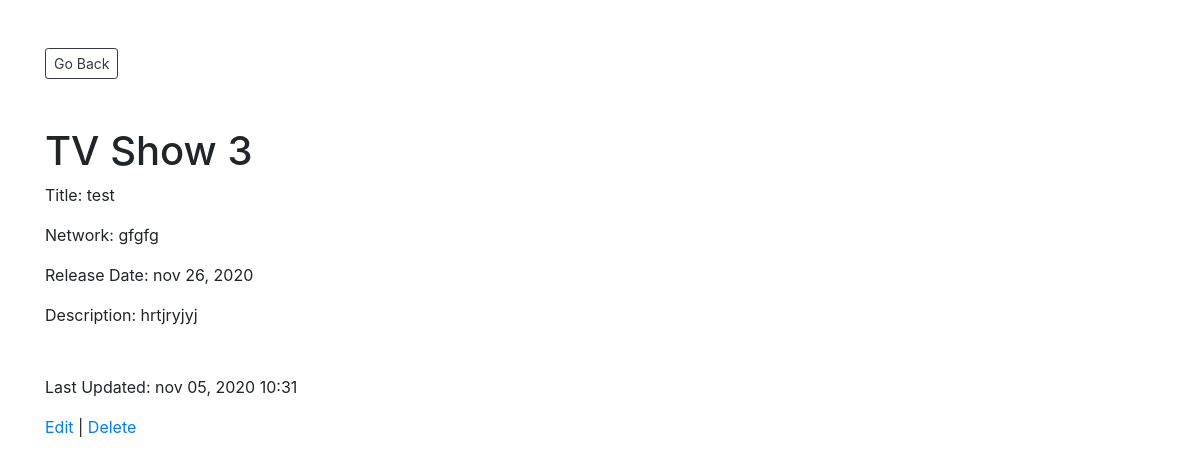
Screenshot of /shows/3 with the database file from the repository.
### shows_app/models.py (models this page shows, shortened)
class Show(models.Model):
    title = models.CharField(max_length=255)
    network = models.CharField(max_length=255)
    description = models.TextField()
    release_date = models.DateTimeField()
    created_at = models.DateTimeField(auto_now_add=True)
    updated_at = models.DateTimeField(auto_now=True)
    objects = ShowManager()

### shows_app/views.py (the view)
# urls.py: path('shows/<int:id>', views.showsView),
def showsView(request, id):
    show = Show.objects.get(id=id)
    context = {
        'show': show,
    }
    return render(request, 'show_view.html', context)

### shows_app/templates/show_view.html (shortened to what this page needs)
<!DOCTYPE html>
<html lang="en">
<head>
    <link rel="stylesheet" href="https://stackpath.bootstrapcdn.com/bootstrap/4.3.1/css/bootstrap.min.css"
>
</head>
<body>
    <div class="container">
        <div class=" mt-5">
            <a href="/"><button class="btn btn-sm btn-outline-dark">Go Back</button></a>
            <h1 class="mt-5">TV Show {{show.id}}</h1>
            <p>Title: {{ show.title}}</p>
            <p>Network: {{show.network}}</p>
            <p>Release Date: {{show.release_date|date:'b d, Y' }}</p>
            <p>Description: {{show.description}}</p>
        </div>
        <div class=" mt-5">
            <p>Last Updated: {{ show.updated_at|date:'b d, Y H:i'}}</p>
            <p><a href="/shows/{{show.id}}/edit">Edit</a> | <a href="/shows/{{show.id}}/destroy" data-toggle="modal"
                data-target="#deleteModal">Delete</a></p>
        </div>
    </div>
</body>
</html>

### rows the page displays
Show: id "3", title "test", network "gfgfg", release_date "nov 26, 2020", description "hrtjryjyj", updated_at "nov 05, 2020 10:31"
